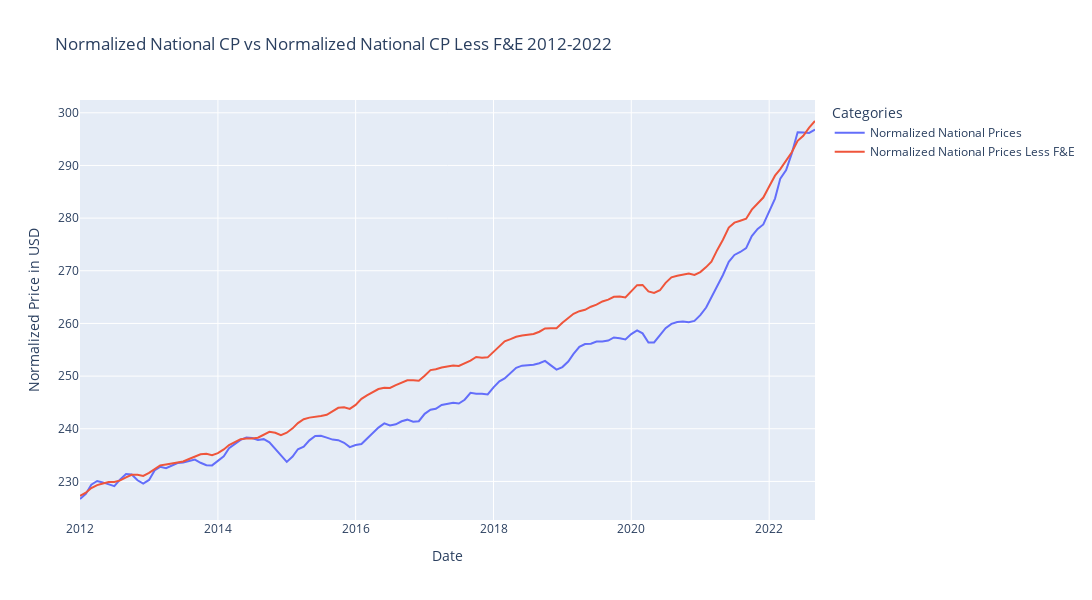

Notebook code for this chart:
### Code cell
# Store plotly line plot
plotly_line_plot_1 = get_show_px_fig(national_dfs, "Normalized National CP vs Normalized National CP Less F&E 2012-2022")

### Figure 1 — Plotly figure (JSON) as saved in the notebook; plotly's stock layout.template omitted (floating-point values rounded to 4 significant figures; data arrays with more than 128 entries replaced by an {"elided": "..."} marker saying what was removed)
{"data": [{"hovertemplate": "Categories=Normalized National Prices<br>Date=%{x}<br>Normalized Price in USD=%{y}<extra></extra>", "legendgroup": "Normalized National Prices", "line": {"color": "#636efa", "dash": "solid"}, "marker": {"symbol": "circle"}, "mode": "lines", "name": "Normalized National Prices", "orientation": "v", "showlegend": true, "type": "scatter", "x": {"elided": "129 str values"}, "xaxis": "x", "y": {"elided": "129 float values"}, "yaxis": "y"}, {"hovertemplate": "Categories=Normalized National Prices Less F&E<br>Date=%{x}<br>Normalized Price in USD=%{y}<extra></extra>", "legendgroup": "Normalized National Prices Less F&E", "line": {"color": "#EF553B", "dash": "solid"}, "marker": {"symbol": "circle"}, "mode": "lines", "name": "Normalized National Prices Less F&E", "orientation": "v", "showlegend": true, "type": "scatter", "x": {"elided": "129 str values"}, "xaxis": "x", "y": {"elided": "129 float values"}, "yaxis": "y"}], "layout": {"height": 600, "legend": {"title": {"text": "Categories"}, "tracegroupgap": 0}, "title": {"text": "Normalized National CP vs Normalized National CP Less F&E 2012-2022"}, "width": 1300, "xaxis": {"anchor": "y", "autorange": true, "domain": [0, 1], "range": ["2012-01-01", "2022-09-01"], "title": {"text": "Date"}, "type": "date"}, "yaxis": {"anchor": "x", "autorange": true, "domain": [0, 1], "range": [222.7, 302.4], "title": {"text": "Normalized Price in USD"}, "type": "linear"}}}
